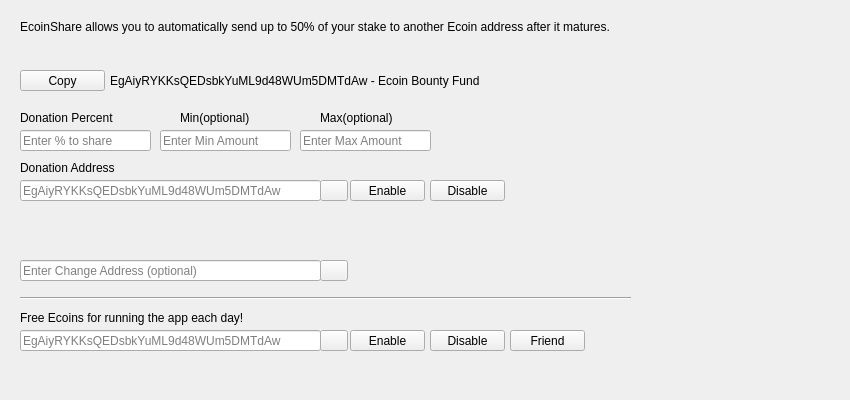
<?xml version="1.0" encoding="UTF-8"?>
<ui version="4.0">
 <class>AutoSavingsDialog</class>
 <widget class="QWidget" name="AutoSavingsDialog">
  <property name="windowModality">
   <enum>Qt::NonModal</enum>
  </property>
  <property name="geometry">
   <rect>
    <x>0</x>
    <y>0</y>
    <width>850</width>
    <height>400</height>
   </rect>
  </property>
  <property name="windowTitle">
   <string>EcoinShare</string>
  </property>
  <widget class="QLineEdit" name="savingsPercentEdit">
   <property name="geometry">
    <rect>
     <x>20</x>
     <y>130</y>
     <width>131</width>
     <height>21</height>
    </rect>
   </property>
   <property name="toolTip">
    <string>Enter the percent to share (whole numbers)</string>
   </property>
   <property name="text">
    <string/>
   </property>
   <property name="placeholderText">
    <string>Enter % to share</string>
   </property>
  </widget>
  <widget class="QLineEdit" name="savingsAddressEdit">
   <property name="geometry">
    <rect>
     <x>20</x>
     <y>180</y>
     <width>301</width>
     <height>21</height>
    </rect>
   </property>
   <property name="toolTip">
    <string>Enter Ecoin address</string>
   </property>
   <property name="text">
    <string/>
   </property>
   <property name="placeholderText">
    <string>EgAiyRYKKsQEDsbkYuML9d48WUm5DMTdAw</string>
   </property>
  </widget>
  <widget class="QLabel" name="label_2">
   <property name="geometry">
    <rect>
     <x>20</x>
     <y>20</y>
     <width>611</width>
     <height>41</height>
    </rect>
   </property>
   <property name="lineWidth">
    <number>1</number>
   </property>
   <property name="text">
    <string>EcoinShare allows you to automatically send up to 50% of your stake to another Ecoin address after it matures.</string>
   </property>
   <property name="alignment">
    <set>Qt::AlignLeading|Qt::AlignLeft|Qt::AlignTop</set>
   </property>
   <property name="wordWrap">
    <bool>true</bool>
   </property>
  </widget>
  <widget class="QLineEdit" name="savingsMinEdit">
   <property name="geometry">
    <rect>
     <x>160</x>
     <y>130</y>
     <width>131</width>
     <height>21</height>
    </rect>
   </property>
   <property name="toolTip">
    <string>Do not send less than this (whole numbers)</string>
   </property>
   <property name="placeholderText">
    <string>Enter Min Amount</string>
   </property>
  </widget>
  <widget class="QLineEdit" name="savingsMaxEdit">
   <property name="geometry">
    <rect>
     <x>300</x>
     <y>130</y>
     <width>131</width>
     <height>21</height>
    </rect>
   </property>
   <property name="toolTip">
    <string>Do not send more than this (whole numbers)</string>
   </property>
   <property name="text">
    <string/>
   </property>
   <property name="placeholderText">
    <string>Enter Max Amount</string>
   </property>
  </widget>
  <widget class="QLabel" name="message">
   <property name="geometry">
    <rect>
     <x>20</x>
     <y>210</y>
     <width>611</width>
     <height>21</height>
    </rect>
   </property>
   <property name="text">
    <string/>
   </property>
  </widget>
  <widget class="QPushButton" name="enableButton">
   <property name="geometry">
    <rect>
     <x>350</x>
     <y>180</y>
     <width>75</width>
     <height>21</height>
    </rect>
   </property>
   <property name="statusTip">
    <string>Check and turn on EcoinShare</string>
   </property>
   <property name="text">
    <string>Enable</string>
   </property>
  </widget>
  <widget class="QPushButton" name="disableButton">
   <property name="geometry">
    <rect>
     <x>430</x>
     <y>180</y>
     <width>75</width>
     <height>21</height>
    </rect>
   </property>
   <property name="statusTip">
    <string>Turn off EcoinShare</string>
   </property>
   <property name="text">
    <string>Disable</string>
   </property>
  </widget>
  <widget class="QPushButton" name="addressBookButton">
   <property name="geometry">
    <rect>
     <x>320</x>
     <y>180</y>
     <width>28</width>
     <height>21</height>
    </rect>
   </property>
   <property name="toolTip">
    <string>Choose an address from the address book</string>
   </property>
   <property name="text">
    <string/>
   </property>
   <property name="icon">
    <iconset resource="../bitcoin.qrc">
     <normaloff>:/icons/address-book</normaloff>:/icons/address-book</iconset>
   </property>
   <property name="shortcut">
    <string>Alt+A</string>
   </property>
   <property name="autoDefault">
    <bool>false</bool>
   </property>
  </widget>
  <widget class="QLineEdit" name="savingsChangeAddressEdit">
   <property name="geometry">
    <rect>
     <x>20</x>
     <y>260</y>
     <width>301</width>
     <height>21</height>
    </rect>
   </property>
   <property name="toolTip">
    <string>Change address must be owned by you</string>
   </property>
   <property name="placeholderText">
    <string>Enter Change Address (optional)</string>
   </property>
  </widget>
  <widget class="QPushButton" name="changeAddressBookButton">
   <property name="geometry">
    <rect>
     <x>320</x>
     <y>260</y>
     <width>28</width>
     <height>21</height>
    </rect>
   </property>
   <property name="toolTip">
    <string>Choose an address from the address book</string>
   </property>
   <property name="text">
    <string/>
   </property>
   <property name="icon">
    <iconset resource="../bitcoin.qrc">
     <normaloff>:/icons/address-book</normaloff>:/icons/address-book</iconset>
   </property>
   <property name="shortcut">
    <string>Alt+A</string>
   </property>
   <property name="autoDefault">
    <bool>false</bool>
   </property>
  </widget>
  <widget class="QLabel" name="label">
   <property name="geometry">
    <rect>
     <x>20</x>
     <y>110</y>
     <width>121</width>
     <height>16</height>
    </rect>
   </property>
   <property name="text">
    <string>Donation Percent</string>
   </property>
  </widget>
  <widget class="QLabel" name="label_3">
   <property name="geometry">
    <rect>
     <x>180</x>
     <y>110</y>
     <width>101</width>
     <height>16</height>
    </rect>
   </property>
   <property name="text">
    <string>Min(optional)</string>
   </property>
  </widget>
  <widget class="QLabel" name="label_4">
   <property name="geometry">
    <rect>
     <x>320</x>
     <y>110</y>
     <width>101</width>
     <height>16</height>
    </rect>
   </property>
   <property name="text">
    <string>Max(optional)</string>
   </property>
  </widget>
  <widget class="QLabel" name="label_6">
   <property name="geometry">
    <rect>
     <x>20</x>
     <y>160</y>
     <width>121</width>
     <height>16</height>
    </rect>
   </property>
   <property name="text">
    <string>Donation Address</string>
   </property>
  </widget>
  <widget class="QLineEdit" name="freeAddressEdit">
   <property name="geometry">
    <rect>
     <x>20</x>
     <y>330</y>
     <width>301</width>
     <height>21</height>
    </rect>
   </property>
   <property name="toolTip">
    <string>Enter Ecoin address</string>
   </property>
   <property name="text">
    <string/>
   </property>
   <property name="placeholderText">
    <string>EgAiyRYKKsQEDsbkYuML9d48WUm5DMTdAw</string>
   </property>
  </widget>
  <widget class="QPushButton" name="freeAddressBookButton">
   <property name="geometry">
    <rect>
     <x>320</x>
     <y>330</y>
     <width>28</width>
     <height>21</height>
    </rect>
   </property>
   <property name="toolTip">
    <string>Choose an address from the address book</string>
   </property>
   <property name="text">
    <string/>
   </property>
   <property name="icon">
    <iconset resource="../bitcoin.qrc">
     <normaloff>:/icons/address-book</normaloff>:/icons/address-book</iconset>
   </property>
   <property name="shortcut">
    <string>Alt+A</string>
   </property>
   <property name="autoDefault">
    <bool>false</bool>
   </property>
  </widget>
  <widget class="QLabel" name="freelabel">
   <property name="geometry">
    <rect>
     <x>20</x>
     <y>310</y>
     <width>331</width>
     <height>16</height>
    </rect>
   </property>
   <property name="text">
    <string>Free Ecoins for running the app each day!</string>
   </property>
  </widget>
  <widget class="QPushButton" name="freeRequestButton">
   <property name="geometry">
    <rect>
     <x>350</x>
     <y>330</y>
     <width>75</width>
     <height>21</height>
    </rect>
   </property>
   <property name="statusTip">
    <string>Get Free Ecoins</string>
   </property>
   <property name="text">
    <string>Enable</string>
   </property>
  </widget>
  <widget class="Line" name="line">
   <property name="geometry">
    <rect>
     <x>20</x>
     <y>290</y>
     <width>611</width>
     <height>16</height>
    </rect>
   </property>
   <property name="orientation">
    <enum>Qt::Horizontal</enum>
   </property>
  </widget>
  <widget class="QLabel" name="freeMessage">
   <property name="geometry">
    <rect>
     <x>20</x>
     <y>360</y>
     <width>611</width>
     <height>21</height>
    </rect>
   </property>
   <property name="text">
    <string/>
   </property>
  </widget>
  <widget class="QLabel" name="label_7">
   <property name="geometry">
    <rect>
     <x>110</x>
     <y>70</y>
     <width>481</width>
     <height>21</height>
    </rect>
   </property>
   <property name="text">
    <string>EgAiyRYKKsQEDsbkYuML9d48WUm5DMTdAw - Ecoin Bounty Fund</string>
   </property>
  </widget>
  <widget class="QPushButton" name="pushButton_copy">
   <property name="geometry">
    <rect>
     <x>20</x>
     <y>70</y>
     <width>85</width>
     <height>21</height>
    </rect>
   </property>
   <property name="text">
    <string>Copy</string>
   </property>
  </widget>
  <widget class="QPushButton" name="freeDisableButton">
   <property name="geometry">
    <rect>
     <x>430</x>
     <y>330</y>
     <width>75</width>
     <height>21</height>
    </rect>
   </property>
   <property name="statusTip">
    <string>Get Free Ecoins</string>
   </property>
   <property name="text">
    <string>Disable</string>
   </property>
  </widget>
  <widget class="QPushButton" name="freeReferButton">
   <property name="geometry">
    <rect>
     <x>510</x>
     <y>330</y>
     <width>75</width>
     <height>21</height>
    </rect>
   </property>
   <property name="text">
    <string>Friend</string>
   </property>
   <property name="icon">
    <iconset resource="../bitcoin.qrc">
     <normaloff>:/icons/add</normaloff>:/icons/add</iconset>
   </property>
  </widget>
 </widget>
 <resources>
  <include location="../bitcoin.qrc"/>
 </resources>
 <connections/>
</ui>
